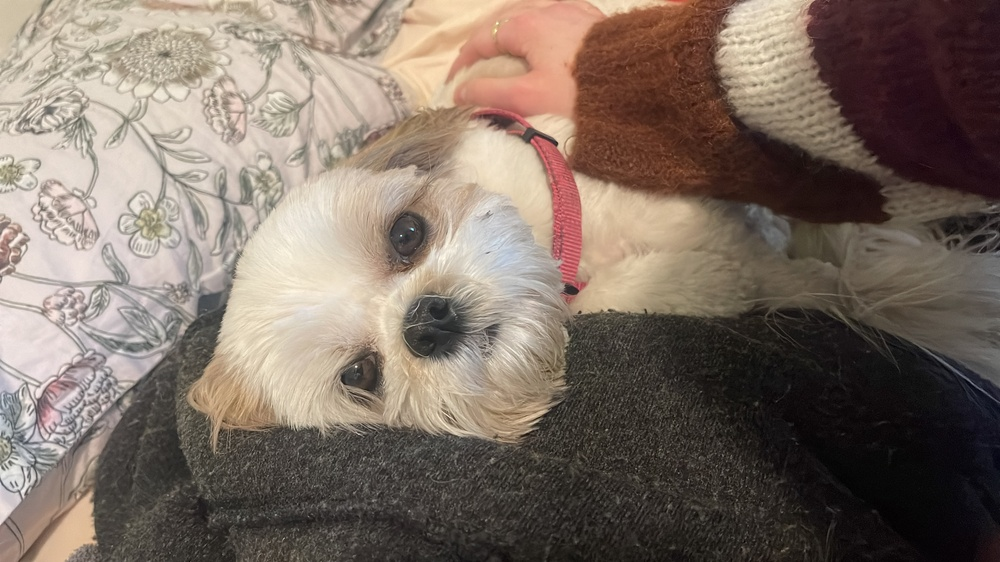
#> input picture meshi/meshi.jpg, 1000 x 562 px, shrunk from 3840 x 2160 before the run, given in place of meshi.jpeg, which was not available
$ python main.py
#> lines starting #> are read from the running program, lines starting #| are printed output that depends on the picture; after the words box and inside, x2 and y2 are one past the last pixel; in counts of white or black regions, pixels touching at a corner belong together; pictures that were not available may be replaced by others from this repository, and a replacement may not be noted
### image_utils.py
from PIL import Image
import numpy as np
from scipy.ndimage import convolve

def load_image(file_path):
#> called with file_path = '/meshi.jpeg'
    image = Image.open(file_path)
#> image is the input picture: PIL image 1000x562 RGB; mean R, G, B 126, 111.6, 101
    image_array = np.array(image)
    return image_array
def edge_detection(image_array):
    gray_image = np.mean(image_array, axis=2)
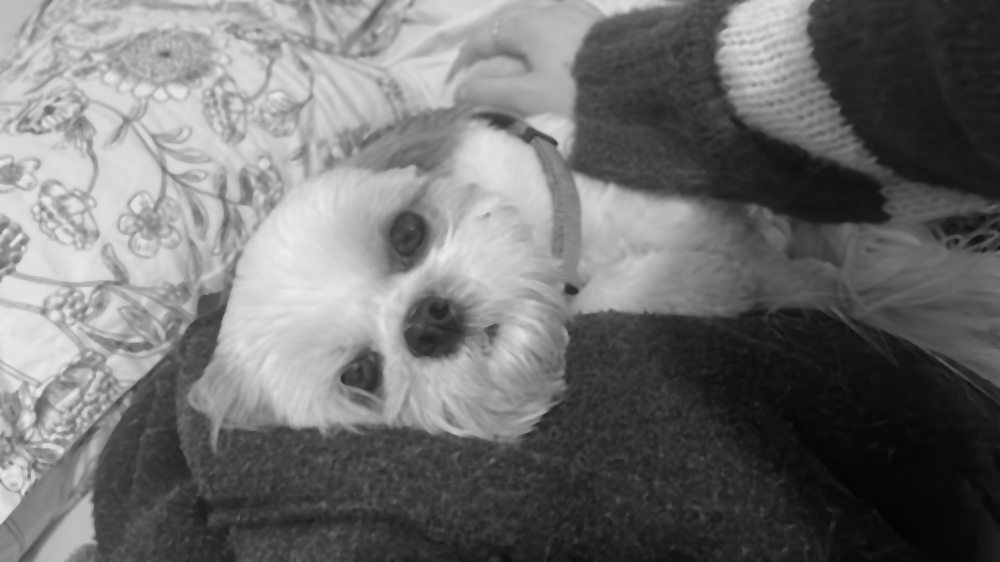
#> gray_image: shape (562, 1000) float64; min 3.67, max 237.3, mean 112.7
    kernelY = np.array([[1, 2, 1], [0, 0, 0], [-1, -2, -1]])
    kernelx = np.array([[-1, 0, 1], [-2, 0, 2], [-1, 0, 1]])
    edgeX = convolve(gray_image, kernelx)
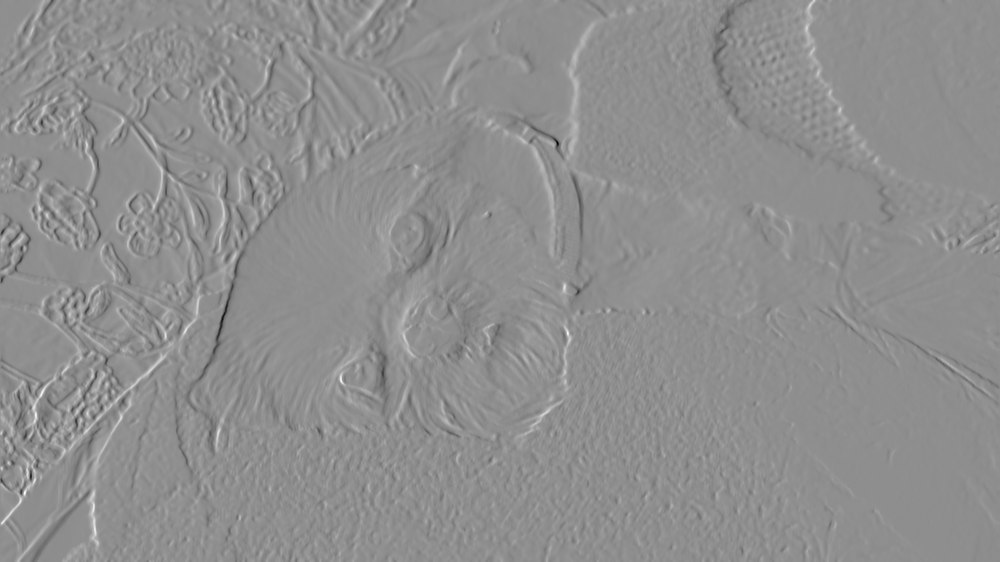
#> edgeX: shape (562, 1000) float64; min -434.7, max 342.3, mean 1.1; drawn with min black and max white
    edgeY = convolve(gray_image, kernelY)
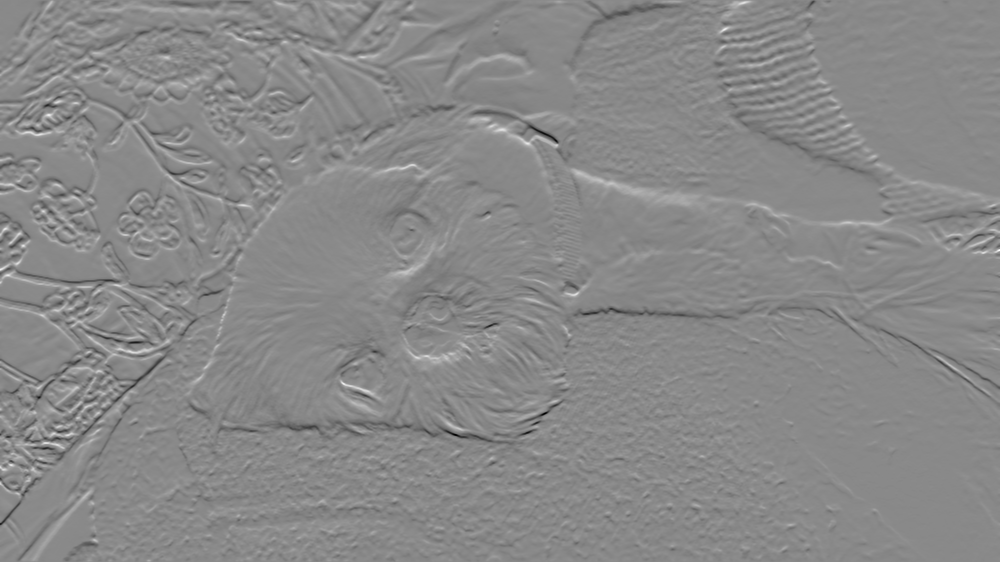
#> edgeY: shape (562, 1000) float64; min -370.7, max 317, mean -1.5; drawn with min black and max white
    edgeMAG = np.sqrt(edgeX**2 + edgeY**2)
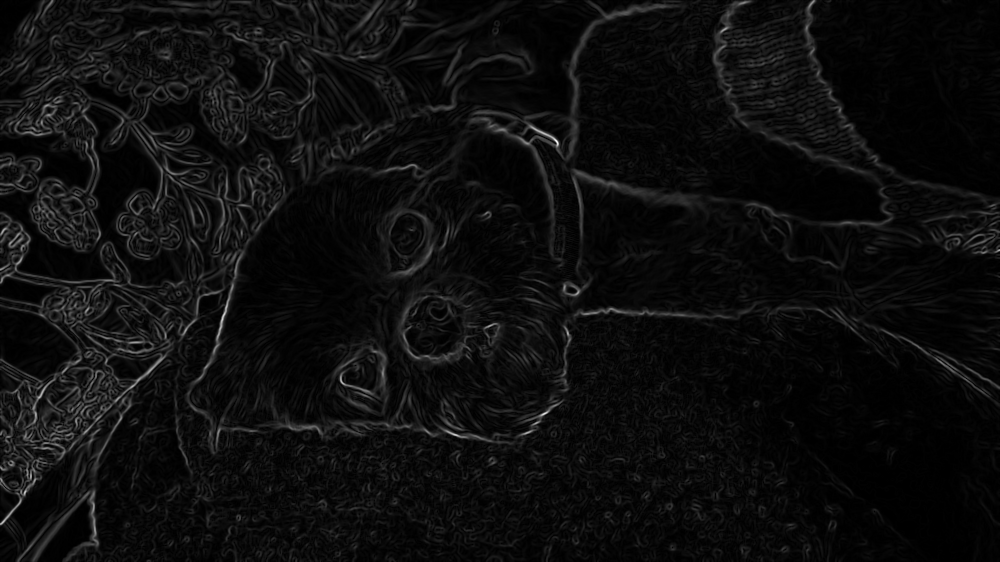
#> edgeMAG: shape (562, 1000) float64; min 0, max 484, mean 26.5; drawn with min black and max white
    return edgeMAG

### main.py
from PIL import Image
import numpy as np
from scipy.ndimage import convolve
from skimage.filters import median
from skimage.morphology import ball
import matplotlib.pyplot as plt
from image_utils import load_image, edge_detection

def supress_noise(image_array):
  median_image = median(image_array, ball(3))
  return median_image
def detect_edges(clean_image):
  edges = edge_detection(clean_image)
  return edges
def convert_to_binary(edges, threshold):
#> called with threshold = 50
  binary_image = (edges > threshold).astype(np.uint8)
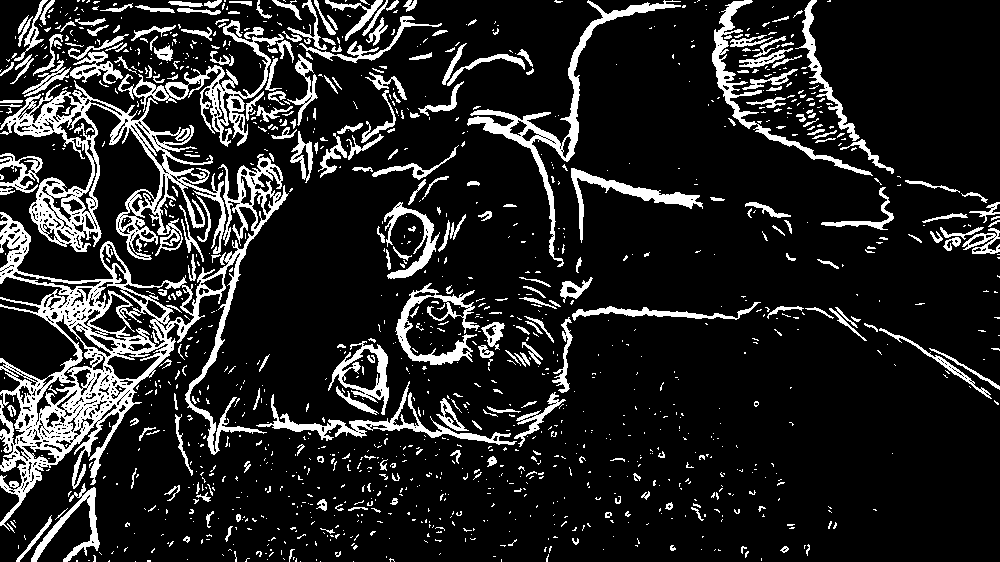
#> binary_image: shape (562, 1000); values 0 (black) and 1 (white), 14.4% white; 1306 white regions (1037 under 20 px), largest, box (x1, y1, x2, y2) and area: (0, 154, 289, 531) 19398, (0, 80, 226, 260) 9669, (467, 0, 681, 267) 3770
  return binary_image
def save_binary_image(binary_image, file_name):
#> called with file_name = 'my_edges.png'
  edge_image = Image.fromarray(binary_image * 255)
  edge_image.save(file_name)

image_array = load_image('/meshi.jpeg')
clean_image = supress_noise(image_array)
edges = detect_edges(clean_image)
binary_image = convert_to_binary(edges, threshold=50)
save_binary_image(binary_image, 'my_edges.png')

plt.imshow(binary_image, cmap='gray')
plt.title("Binary Image")
plt.show()
